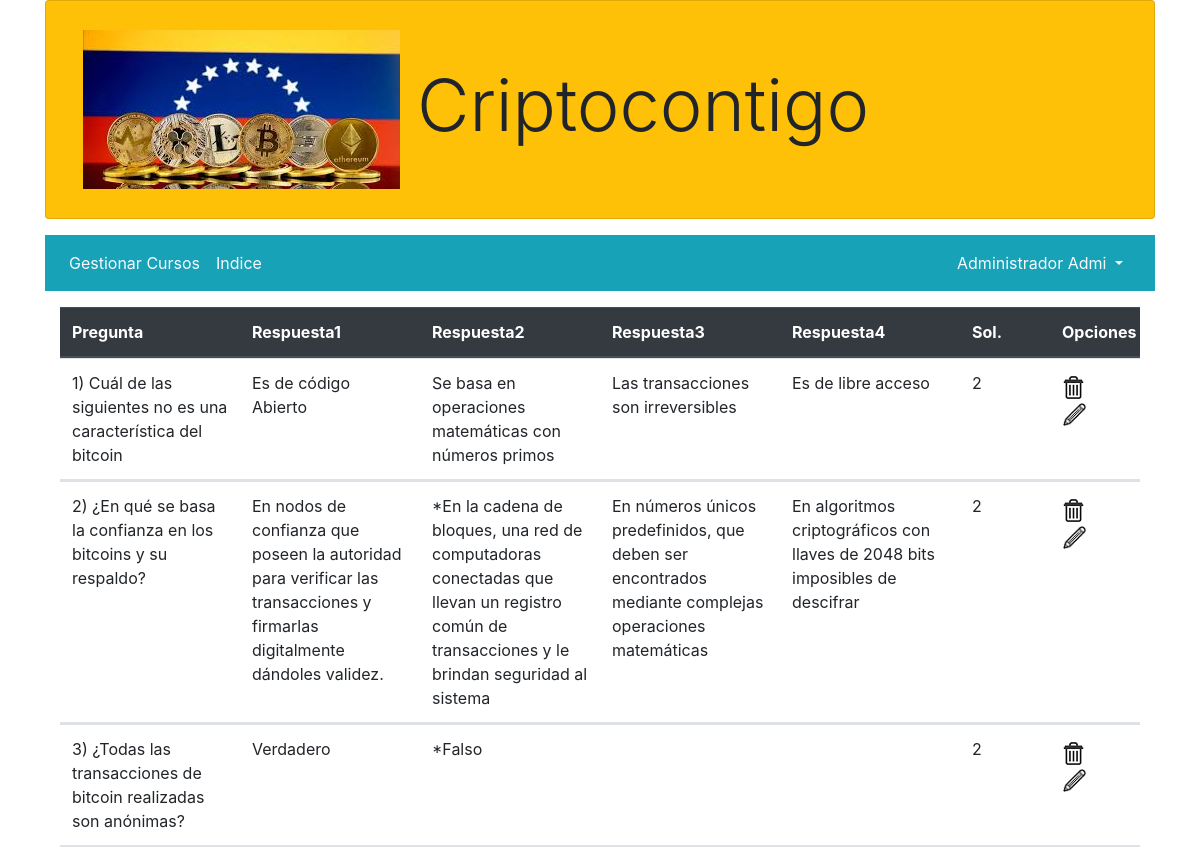
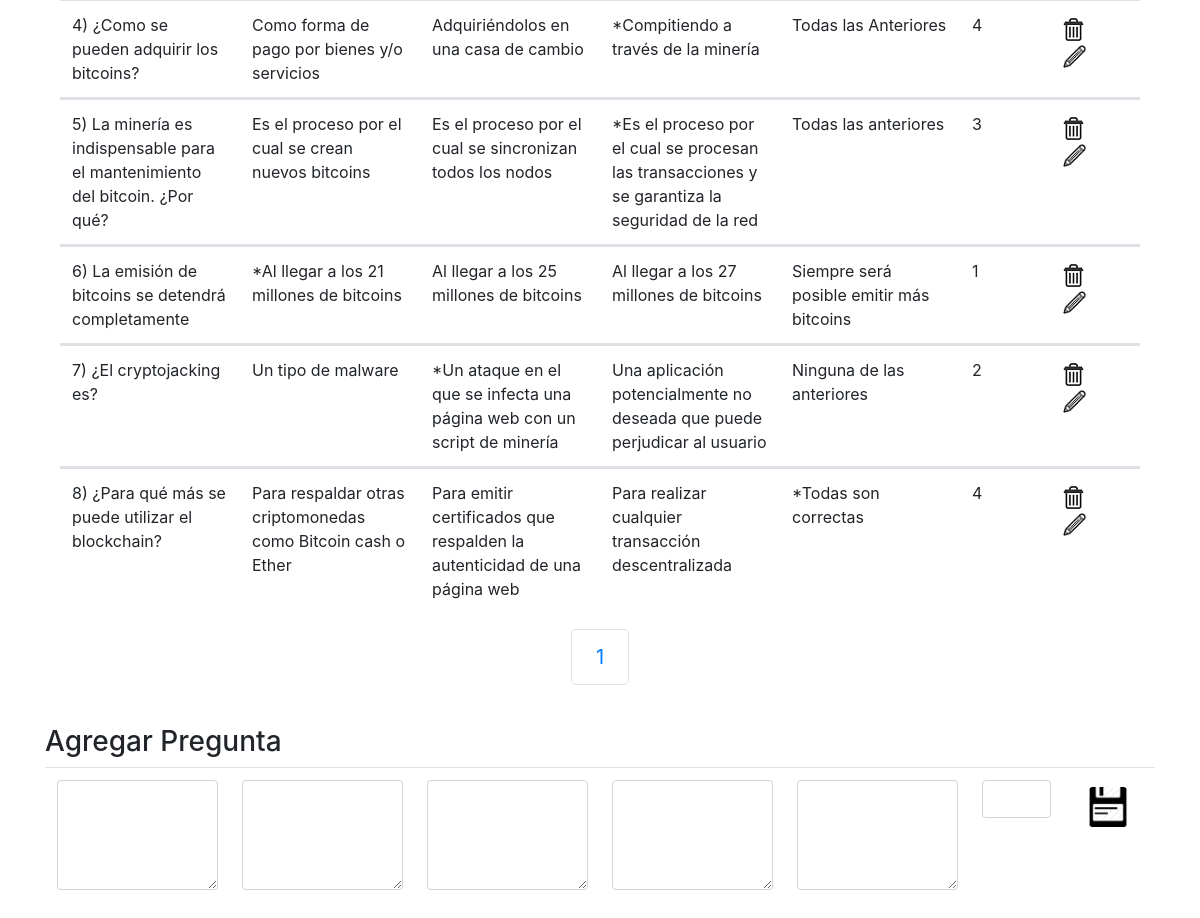
/preguntas.php?curso=1 (signed in), run on the app's committed database (2 pictures, top to bottom).
### tables this page shows
CREATE TABLE `cuestionario` (
  `idpregunta` int(11) NOT NULL,
  `pregunta` text NOT NULL,
  `respuesta1` text NOT NULL,
  `respuesta2` text NOT NULL,
  `respuesta3` text NOT NULL,
  `respuesta4` text NOT NULL,
  `correcta` int(11) NOT NULL,
  `curso` int(11) NOT NULL
);

### preguntas.php (the view, shortened to what this page needs)
	<?php include 'encabezado.php'; ?>
    <?php include 'usuario.php'; ?>
	<?php
		$base=getPDO();
		if(!ISSET($_POST["insertar"])){
			$curso=$_GET["curso"];
		}else{
			$curso=$_GET["curso"];
		}
        if(isset($_GET["pagina"])){
			if($_GET["pagina"]==1)
				header("Location:preguntas.php/?".$curso);
			else
				$pagina=$_GET["pagina"];
		}else
				$pagina=1;
		$filaspaginas=10;
		$empezar_desde = ($pagina-1) * $filaspaginas;
		$conexion = $base->query("SELECT * FROM cuestionario WHERE curso=$curso LIMIT $empezar_desde,$filaspaginas");
		$registros = $conexion->fetchAll(PDO::FETCH_OBJ);
        $sql_total = "SELECT * FROM cuestionario WHERE curso=$curso";
		$resultado = $base->prepare($sql_total);
		$resultado->execute(array());
		$numfilas=$resultado->rowCount();
		$totalpaginas = ceil($numfilas / $filaspaginas);
	?>
  <form action="<?php echo $_SERVER['PHP_SELF'] . "?curso=" .$curso;?>" method="post">
  <div class="container-fluid">
	<table class="table">
		<thead class="thead-dark">
			<tr class="d-flex">
				<th class="col-2">Pregunta</th>
				<th class="col-2">Respuesta1</th>
				<th class="col-2">Respuesta2</th>
				<th class="col-2">Respuesta3</th>
				<th class="col-2">Respuesta4</th>
				<th class="col-1">Sol.</th>
				<th class="col-1">Opciones</th>
			</tr>
		</thead>
		<?php foreach($registros as $preguntas):?>
		 <tbody>
			<tr class="d-flex">
				<td class="col-2"><?php echo $preguntas->pregunta?> </td>
				<td class="col-2"><?php echo $preguntas->respuesta1?></td>
				<td class="col-2"><?php echo $preguntas->respuesta2?></td>
				<td class="col-2"><?php echo $preguntas->respuesta3?></td>
				<td class="col-2"><?php echo $preguntas->respuesta4?></td>
				<td class="col-1"><?php echo $preguntas->correcta?></td>
				<td class="col-1">
					<a href="borrar.php?id=<?php echo $preguntas->idpregunta?>"><img src="img/borrar.png" alt="x" /></a>
							<a href="editar.php?id=<?php echo $preguntas->idpregunta?>">
						<input type="button"
							   name="actualizar"
							   style="background-color:transparent; border-color:transparent;">
							   <img src="img/editar.png" height="25">
					</a>
				</td>
			</tr>
		<?php endforeach;?>
		</tbody>
	 </table>
	</div>
	<nav >
   <ul class="pagination justify-content-center pagination-lg">
	<?php
			for($i=1;$i<=$totalpaginas;$i++){
				if($i>1)
					echo "<li class='page-item'> <a class='page-link' href='?curso=$curso&pagina=" . $i . "'>" . $i . "</a>  ";
				else
					echo "<li class='page-item'> <a class='page-link' href='?curso=$curso'>" . $i . "</a>  ";
			}
	?>
   </ul>
  </nav>
	<table class="table">
		<tr class="d-flex">
			<br>
			<h3>Agregar Pregunta</h3>
			<td class="col-2"><textarea class="form-control" rows="4"  name="pregunta"></textarea></td>
			<td class="col-2"><textarea  class="form-control" rows="4" name="respuesta1"></textarea></td>
			<td class="col-2"><textarea  class="form-control" rows="4"  name="respuesta2"></textarea></td>
			<td class="col-2"><textarea  class="form-control" rows="4"  name="respuesta3"></textarea></td>
			<td class="col-2"><textarea  class="form-control" rows="4"  name="respuesta4"></textarea></td>
			<td class="col-1">
				<input class="form-control" type="number" name="correcta">
			</td>
			<td class="col-1"><button class="btn btn-default" type="submit" name="insertar"><img src="img/guardar.png" width="40"/></button></td>
		</tr>
     </table>
  </form>
</div>
<?php include 'pie.php'; ?>

### encabezado.php (shortened to what this page needs)
<!doctype html>
<html lang="en">
  <head>
    <link rel="stylesheet" href="css/bootstrap.css" >
    <link rel="stylesheet" href="css/estilos.css">
  </head>
  <body>
    <div class="container">
    <div class="card text-center  bg-warning mb-3">
            <div class="card-body">
                <div class="d-flex flex-row align-items-center">
                    <div>
                        <a class="btn btn-warning btn-lg btn-block" href="index.php" role="button"><img src="img/cabecera.jpg"> </a>
                    </div>
                    <div><h1 class="display-3">Criptocontigo</h1></div>
                </div>
          </div>
        </div>

### usuario.php (shortened to what this page needs)
 <nav class="navbar navbar-expand-lg navbar-warning bg-info mb-3">
  <div class="collapse navbar-collapse" id="navbarText">
    <ul class="navbar-nav mr-auto flex-row">
        <li class="nav-item active">
          <?php
              if ($_SESSION["administrador"]==1) { ?>
                  <li class="nav-item active">
                     <a class="nav-link text-light" href="cursos.php">Gestionar Cursos </span></a>
                  </li>
              <?php
                  }
              ?>
              <li class="nav-item active">
                    <a class="nav-link text-light" href="menu.php">Indice </span></a>
              </li>
         </li>
     </ul>
     <ul class="nav navbar-nav navbar-right">
              <li class="nav-item dropdown px-2">
                  <a class="nav-link dropdown-toggle text-light" href="#" id="navbarDropdownMenuLink" role="button" data-toggle="dropdown" aria-haspopup="true" aria-expanded="false">
                      <?php echo $_SESSION["usuario"] ?>
                  </a>
              </li>
      </ul>
  </div>
</nav>

### pie.php (shortened to what this page needs)
  </body>
</html>

### data on the page
cuestionario: pregunta "1) Cuál de las siguientes no es una característica del bitcoin", respuesta1 "Es de código Abierto", respuesta2 "Se basa en operaciones matemáticas con números primos", respuesta3 "Las transacciones son irreversibles", respuesta4 "Es de libre acceso", correcta "2"
cuestionario: pregunta "2) ¿En qué se basa la confianza en los bitcoins y su respaldo?", respuesta1 "En nodos de confianza que poseen la autoridad para verificar las transacciones y firmarlas digitalmente dándoles validez.", respuesta2 "*En la cadena de bloques, una red de computadoras conectadas que llevan un registro común de transacciones y le brindan seguridad al sistema", respuesta3 "En números únicos predefinidos, que deben ser encontrados mediante complejas operaciones matemáticas", respuesta4 "En algoritmos criptográficos con llaves de 2048 bits imposibles de descifrar", correcta "2"
cuestionario: pregunta "3) ¿Todas las transacciones de bitcoin realizadas son anónimas?", respuesta1 "Verdadero", respuesta2 "*Falso", correcta "2"
cuestionario: pregunta "4) ¿Como se pueden adquirir los bitcoins?", respuesta1 "Como forma de pago por bienes y/o servicios", respuesta2 "Adquiriéndolos en una casa de cambio", respuesta3 "*Compitiendo a través de la minería", respuesta4 "Todas las Anteriores", correcta "4"
cuestionario: pregunta "5) La minería es indispensable para el mantenimiento del bitcoin. ¿Por qué?", respuesta1 "Es el proceso por el cual se crean nuevos bitcoins", respuesta2 "Es el proceso por el cual se sincronizan todos los nodos", respuesta3 "*Es el proceso por el cual se procesan las transacciones y se garantiza la seguridad de la red", respuesta4 "Todas las anteriores", correcta "3"
cuestionario: pregunta "6) La emisión de bitcoins se detendrá completamente", respuesta1 "*Al llegar a los 21 millones de bitcoins", respuesta2 "Al llegar a los 25 millones de bitcoins", respuesta3 "Al llegar a los 27 millones de bitcoins", respuesta4 "Siempre será posible emitir más bitcoins", correcta "1"
cuestionario: pregunta "7) ¿El cryptojacking es?", respuesta1 "Un tipo de malware", respuesta2 "*Un ataque en el que se infecta una página web con un script de minería", respuesta3 "Una aplicación potencialmente no deseada que puede perjudicar al usuario", respuesta4 "Ninguna de las anteriores", correcta "2"
cuestionario: pregunta "8) ¿Para qué más se puede utilizar el blockchain?", respuesta1 "Para respaldar otras criptomonedas como Bitcoin cash o Ether", respuesta2 "Para emitir certificados que respalden la autenticidad de una página web", respuesta3 "Para realizar cualquier transacción descentralizada", respuesta4 "*Todas son correctas", correcta "4"

### other printed values
$_SESSION["usuario"] "Administrador Admi"
